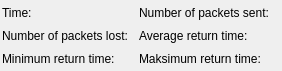
<?xml version="1.0" encoding="UTF-8"?>
<ui version="4.0">
 <class>StatsDisplayWidget</class>
 <widget class="QWidget" name="StatsDisplayWidget">
  <property name="geometry">
   <rect>
    <x>0</x>
    <y>0</y>
    <width>282</width>
    <height>71</height>
   </rect>
  </property>
  <property name="sizePolicy">
   <sizepolicy hsizetype="Preferred" vsizetype="Fixed">
    <horstretch>0</horstretch>
    <verstretch>0</verstretch>
   </sizepolicy>
  </property>
  <property name="windowTitle">
   <string>Form</string>
  </property>
  <layout class="QHBoxLayout" name="horizontalLayout">
   <property name="spacing">
    <number>2</number>
   </property>
   <property name="leftMargin">
    <number>2</number>
   </property>
   <property name="topMargin">
    <number>2</number>
   </property>
   <property name="rightMargin">
    <number>2</number>
   </property>
   <property name="bottomMargin">
    <number>2</number>
   </property>
   <item>
    <layout class="QGridLayout" name="gridLayout">
     <item row="0" column="0">
      <widget class="QLabel" name="timeLabel">
       <property name="text">
        <string>Time:</string>
       </property>
      </widget>
     </item>
     <item row="0" column="1">
      <widget class="QLabel" name="timeLabelValue">
       <property name="text">
        <string/>
       </property>
      </widget>
     </item>
     <item row="1" column="0">
      <widget class="QLabel" name="packetsLostLabel">
       <property name="text">
        <string>Number of packets lost:</string>
       </property>
      </widget>
     </item>
     <item row="1" column="1">
      <widget class="QLabel" name="packetsLostValue">
       <property name="text">
        <string/>
       </property>
      </widget>
     </item>
     <item row="2" column="0">
      <widget class="QLabel" name="minTimeLabel">
       <property name="text">
        <string>Minimum return time:</string>
       </property>
      </widget>
     </item>
     <item row="2" column="1">
      <widget class="QLabel" name="minTimeValue">
       <property name="text">
        <string/>
       </property>
      </widget>
     </item>
    </layout>
   </item>
   <item>
    <layout class="QGridLayout" name="gridLayout_2">
     <item row="0" column="0">
      <widget class="QLabel" name="packetsSentLabel">
       <property name="text">
        <string>Number of packets sent:</string>
       </property>
      </widget>
     </item>
     <item row="0" column="1">
      <widget class="QLabel" name="packetsSentValue">
       <property name="text">
        <string/>
       </property>
      </widget>
     </item>
     <item row="1" column="0">
      <widget class="QLabel" name="avgTimeLabel">
       <property name="text">
        <string>Average return time:</string>
       </property>
      </widget>
     </item>
     <item row="1" column="1">
      <widget class="QLabel" name="avgTimeValue">
       <property name="text">
        <string/>
       </property>
      </widget>
     </item>
     <item row="2" column="0">
      <widget class="QLabel" name="maxTimeLabel">
       <property name="text">
        <string>Maksimum return time:</string>
       </property>
      </widget>
     </item>
     <item row="2" column="1">
      <widget class="QLabel" name="maxTimeValue">
       <property name="text">
        <string/>
       </property>
      </widget>
     </item>
    </layout>
   </item>
   <item>
    <spacer name="horizontalSpacer">
     <property name="orientation">
      <enum>Qt::Horizontal</enum>
     </property>
     <property name="sizeHint" stdset="0">
      <size>
       <width>40</width>
       <height>20</height>
      </size>
     </property>
    </spacer>
   </item>
  </layout>
 </widget>
 <resources/>
 <connections/>
</ui>
